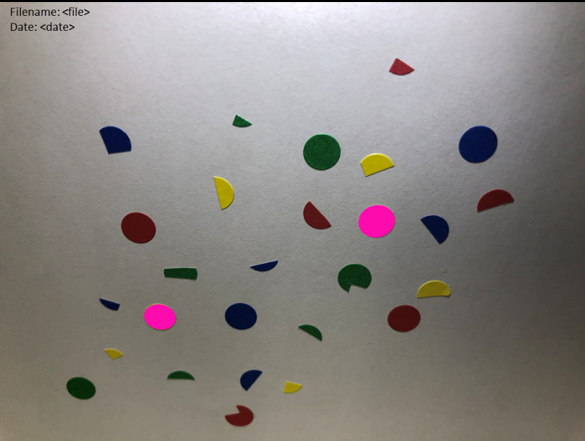
#> input picture Moleculight/2.png, 585 x 441 px
$ python highlight.py 1.png 2.png
#> lines starting #> are read from the running program, lines starting #| are printed output that depends on the picture; after the words box and inside, x2 and y2 are one past the last pixel; in counts of white or black regions, pixels touching at a corner belong together
#> the answer given: 2.png
'''
Sharhad Bashar
Function to find and highlight yellow circles in images
8/7/2019
'''

from datetime import datetime
import sys
import numpy as np
import cv2

'''
Reads the image from directory and returns original and hsv of image
Input: imagePath, Path to image
Output: originalImage, The original image
        hsv, The hsv of image
'''
def readImage(imagePath):
#> called with imagePath = '2.png'
  image = cv2.imread(imagePath)
#> image is the input picture: shape (441, 585, 3); mean B, G, R 129.4, 132.8, 137.2
  originalImage = image.copy()
  hsv = cv2.cvtColor(image, cv2.COLOR_BGR2HSV)
#> hsv: shape (441, 585, 3); mean H, S, V 53.6, 29.3, 139.7
  return [originalImage, hsv]

'''
Finds and highlights yellow circles in image
Input: image, the unaltered image
       hsv, the hsv of image
Output: image, The image with yellow circles highlighted
'''
def highlightCircles(image, hsv):
  # Lower and upper values of yellow
  lower = np.array([20, 100, 100])
  upper = np.array([30, 255, 255])
  maskImage = cv2.inRange(hsv, lower, upper)
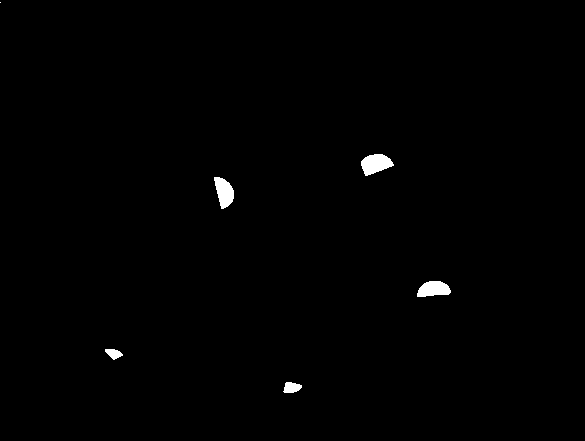
#> maskImage: shape (441, 585); 0.62% white; 6 white regions (1 under 20 px)
  # Uncomment the next three lines to show the masked image
  # cv2.imshow('Mask', maskImage)
  # cv2.imwrite('mask.png', maskImage)
  # cv2.waitKey(0)
  # finds all items that fall in the range set above
  contours = cv2.findContours(maskImage, cv2.RETR_EXTERNAL, cv2.CHAIN_APPROX_SIMPLE)
#> contours = 6 contours, 1 with area under 20; largest, box (x1, y1, x2, y2) and area: (361, 154, 394, 176) 440, (214, 177, 234, 209) 384, (417, 281, 451, 297) 370, (283, 382, 302, 393) 133, (105, 349, 123, 360) 104
  contours = contours[0]
  for contour in contours:
    perimeter = cv2.arcLength(contour, True)
    approxContour = cv2.approxPolyDP(contour, 0.04 * perimeter, True)
    if len(approxContour) > 6:
      cv2.drawContours(original, [contour], -1, (228, 88, 236), -1)
#> this loop made 6 passes
#> (perimeter, approxContour) on passes 1, 2, 5, 6: (48.97, [[283, 391], [293, 392], [301, 385], [286, 382]]), (44.04, [[105, 349], [113, 359], [122, 355], [117, 350]]), (89.01, [[393, 164], [382, 154], [361, 161], [365, 175]]), (0, [[0, 2]])
#> perimeter on passes 3 to 4: 84.28, 85.36
  return image

'''
Writes and shows the highlighed image to directory with filename and date
Input: image, The image to write
       filename, The name of file
Output: void
'''
def writeImage(image, filename):
#> called with filename = '2.png'
  cv2.putText(image, "Filename: " + filename, (10, 15), cv2.FONT_HERSHEY_PLAIN, 0.75, (0, 0, 0), 1)
  cv2.putText(image, "Date: " + datetime.now().strftime("%d/%m/%Y"), (10, 25), cv2.FONT_HERSHEY_PLAIN, 0.75, (0, 0, 0), 1)
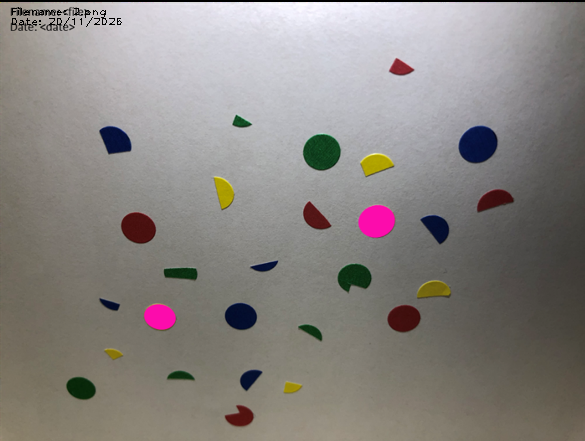
#> image: shape (441, 585, 3); mean B, G, R 129.2, 132.6, 136.9
  cv2.imshow('Output', image)
  cv2.imwrite('output.png', image)
  cv2.waitKey(0)
  cv2.destroyAllWindows()

'''
Verifies the correct number of circles in the output
Input: items, The number of items in the image
Output: true if correct number of items found, false otherwise
'''
def verify(items):
  image = cv2.imread('output.png')
  hsv = cv2.cvtColor(image, cv2.COLOR_BGR2HSV)
  rgb = np.array([228, 88, 236])
  maskCheck = cv2.inRange(image, rgb, rgb)
  # Uncomment the next three lines to show the masked check image
  # cv2.imshow('Check', maskCheck)
  # cv2.imwrite('check.png', maskCheck)
  # cv2.waitKey(0)
  contours = cv2.findContours(maskCheck, cv2.RETR_EXTERNAL, cv2.CHAIN_APPROX_SIMPLE)
  return len(contours) == int(items)

'''
Main function
Input: sys.argv[1], name of image
'''
if __name__ == "__main__":
  filename = input("Enter name of image: ")
  # filename = sys.argv[1]
  [original, hsv] = readImage(filename)
  highlightedImage = highlightCircles(original, hsv)
  writeImage(highlightedImage, filename)
  print ("Application completed")
  print ("Verifying output")
#> (the run stopped early here; a loop or call above may not have finished)
